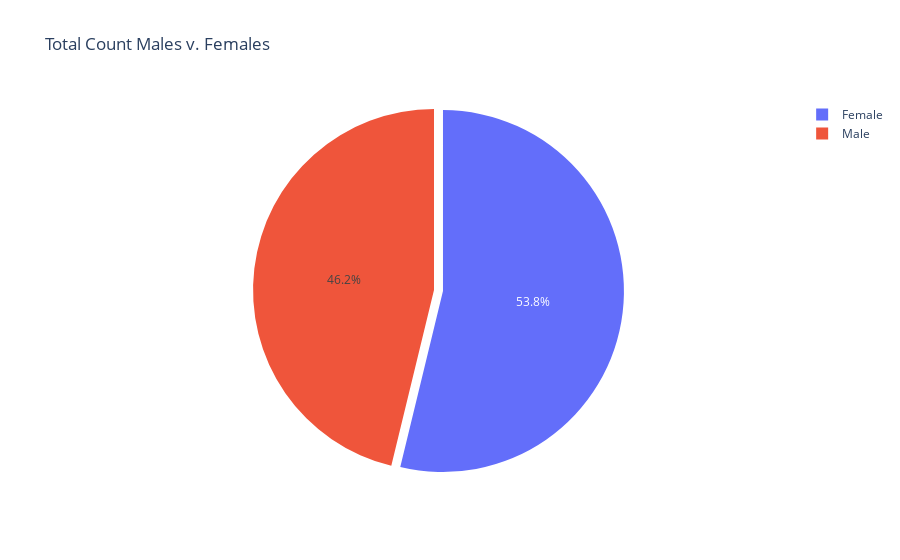

The notebook cell this image was saved under:
### Code cell
# gender pie graph 
import plotly
import plotly.graph_objs as go
from plotly.offline import init_notebook_mode, iplot
init_notebook_mode(connected=True)

col = "gender"
grouped = df[col].value_counts().reset_index()
grouped = grouped.rename(columns = {col : "count", "index" : col})

# plotting 
trace = go.Pie(labels=grouped[col], values=grouped['count'], pull=[0.05, 0])
layout = {'title': 'Total Count Males v. Females'}
fig = go.Figure(data = [trace], layout = layout)
iplot(fig)

### Figure 1 — Plotly figure (JSON) as saved in the notebook; plotly's stock layout.template omitted (floating-point values rounded to 4 significant figures)
{"data": [{"labels": ["Female", "Male"], "pull": [0.05, 0], "type": "pie", "values": [53922, 46319]}], "layout": {"title": {"text": "Total Count Males v. Females"}}}
